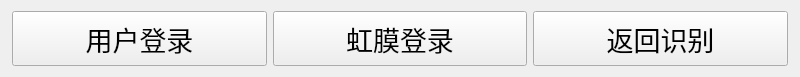
<?xml version="1.0" encoding="UTF-8"?>
<ui version="4.0">
 <class>SuspendBar</class>
 <widget class="QWidget" name="SuspendBar">
  <property name="geometry">
   <rect>
    <x>0</x>
    <y>0</y>
    <width>800</width>
    <height>77</height>
   </rect>
  </property>
  <property name="font">
   <font>
    <pointsize>20</pointsize>
    <weight>75</weight>
    <bold>true</bold>
   </font>
  </property>
  <property name="windowTitle">
   <string>Form</string>
  </property>
  <property name="autoFillBackground">
   <bool>true</bool>
  </property>
  <property name="styleSheet">
   <string notr="true">color:rgb(0, 0, 0)</string>
  </property>
  <layout class="QGridLayout" name="gridLayout_2">
   <property name="leftMargin">
    <number>12</number>
   </property>
   <property name="rightMargin">
    <number>12</number>
   </property>
   <property name="horizontalSpacing">
    <number>6</number>
   </property>
   <item row="0" column="0" colspan="2">
    <widget class="QWidget" name="widget" native="true">
     <layout class="QGridLayout" name="gridLayout">
      <property name="margin">
       <number>0</number>
      </property>
      <property name="spacing">
       <number>12</number>
      </property>
      <item row="1" column="1">
       <layout class="QHBoxLayout" name="horizontalLayout">
        <property name="spacing">
         <number>6</number>
        </property>
        <property name="leftMargin">
         <number>0</number>
        </property>
        <property name="rightMargin">
         <number>0</number>
        </property>
        <item>
         <widget class="QPushButton" name="btnAdmin">
          <property name="sizePolicy">
           <sizepolicy hsizetype="Preferred" vsizetype="Preferred">
            <horstretch>0</horstretch>
            <verstretch>0</verstretch>
           </sizepolicy>
          </property>
          <property name="font">
           <font>
            <pointsize>20</pointsize>
           </font>
          </property>
          <property name="text">
           <string>用户登录</string>
          </property>
         </widget>
        </item>
        <item>
         <widget class="QPushButton" name="btnIrisLogin">
          <property name="sizePolicy">
           <sizepolicy hsizetype="Preferred" vsizetype="Preferred">
            <horstretch>0</horstretch>
            <verstretch>0</verstretch>
           </sizepolicy>
          </property>
          <property name="font">
           <font>
            <pointsize>20</pointsize>
           </font>
          </property>
          <property name="text">
           <string>虹膜登录</string>
          </property>
         </widget>
        </item>
        <item>
         <widget class="QPushButton" name="btnIdent">
          <property name="sizePolicy">
           <sizepolicy hsizetype="Preferred" vsizetype="Preferred">
            <horstretch>0</horstretch>
            <verstretch>0</verstretch>
           </sizepolicy>
          </property>
          <property name="font">
           <font>
            <pointsize>20</pointsize>
           </font>
          </property>
          <property name="text">
           <string>返回识别</string>
          </property>
         </widget>
        </item>
       </layout>
      </item>
     </layout>
    </widget>
   </item>
  </layout>
 </widget>
 <resources/>
 <connections/>
</ui>
